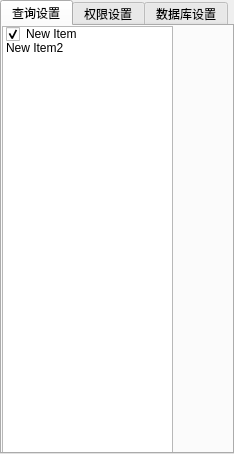
<?xml version="1.0" encoding="UTF-8"?>
<ui version="4.0">
 <class>Form</class>
 <widget class="QWidget" name="Form">
  <property name="geometry">
   <rect>
    <x>0</x>
    <y>0</y>
    <width>234</width>
    <height>454</height>
   </rect>
  </property>
  <property name="windowTitle">
   <string>Form</string>
  </property>
  <layout class="QGridLayout" name="gridLayout">
   <property name="leftMargin">
    <number>0</number>
   </property>
   <property name="topMargin">
    <number>0</number>
   </property>
   <property name="rightMargin">
    <number>0</number>
   </property>
   <property name="bottomMargin">
    <number>0</number>
   </property>
   <property name="spacing">
    <number>0</number>
   </property>
   <item row="0" column="0">
    <widget class="QTabWidget" name="tabWidget">
     <property name="currentIndex">
      <number>0</number>
     </property>
     <widget class="QWidget" name="ChaXun_SheZhi">
      <attribute name="title">
       <string>查询设置</string>
      </attribute>
      <widget class="QListWidget" name="listWidget">
       <property name="geometry">
        <rect>
         <x>0</x>
         <y>0</y>
         <width>171</width>
         <height>431</height>
        </rect>
       </property>
       <property name="contextMenuPolicy">
        <enum>Qt::CustomContextMenu</enum>
       </property>
       <property name="layoutMode">
        <enum>QListView::SinglePass</enum>
       </property>
       <property name="viewMode">
        <enum>QListView::ListMode</enum>
       </property>
       <property name="selectionRectVisible">
        <bool>false</bool>
       </property>
       <item>
        <property name="text">
         <string>New Item</string>
        </property>
        <property name="checkState">
         <enum>Checked</enum>
        </property>
        <property name="icon">
         <iconset>
          <normaloff>:/icons/images/724.bmp</normaloff>:/icons/images/724.bmp</iconset>
        </property>
        <property name="flags">
         <set>ItemIsSelectable|ItemIsEditable|ItemIsDragEnabled|ItemIsUserCheckable|ItemIsEnabled</set>
        </property>
       </item>
       <item>
        <property name="text">
         <string>New Item2</string>
        </property>
        <property name="checkState">
         <enum>Unchecked</enum>
        </property>
        <property name="icon">
         <iconset>
          <normaloff>:/icons/images/724.bmp</normaloff>:/icons/images/724.bmp</iconset>
        </property>
        <property name="flags">
         <set>ItemIsSelectable|ItemIsEditable|ItemIsUserCheckable|ItemIsEnabled</set>
        </property>
       </item>
      </widget>
     </widget>
     <widget class="QWidget" name="QuanXian_SheZhi">
      <attribute name="title">
       <string>权限设置</string>
      </attribute>
     </widget>
     <widget class="QWidget" name="ShuJuKu_SheZhi">
      <attribute name="title">
       <string>数据库设置</string>
      </attribute>
      <widget class="QTableWidget" name="tableWidget">
       <property name="geometry">
        <rect>
         <x>0</x>
         <y>0</y>
         <width>231</width>
         <height>471</height>
        </rect>
       </property>
       <property name="minimumSize">
        <size>
         <width>180</width>
         <height>0</height>
        </size>
       </property>
       <property name="editTriggers">
        <set>QAbstractItemView::NoEditTriggers</set>
       </property>
       <property name="dragDropMode">
        <enum>QAbstractItemView::DropOnly</enum>
       </property>
       <property name="defaultDropAction">
        <enum>Qt::CopyAction</enum>
       </property>
       <property name="alternatingRowColors">
        <bool>true</bool>
       </property>
       <property name="selectionMode">
        <enum>QAbstractItemView::SingleSelection</enum>
       </property>
       <property name="rowCount">
        <number>6</number>
       </property>
       <property name="columnCount">
        <number>2</number>
       </property>
       <attribute name="horizontalHeaderDefaultSectionSize">
        <number>75</number>
       </attribute>
       <attribute name="verticalHeaderDefaultSectionSize">
        <number>27</number>
       </attribute>
       <row/>
       <row/>
       <row/>
       <row/>
       <row/>
       <row/>
       <column/>
       <column/>
      </widget>
     </widget>
    </widget>
   </item>
  </layout>
 </widget>
 <resources/>
 <connections/>
</ui>
